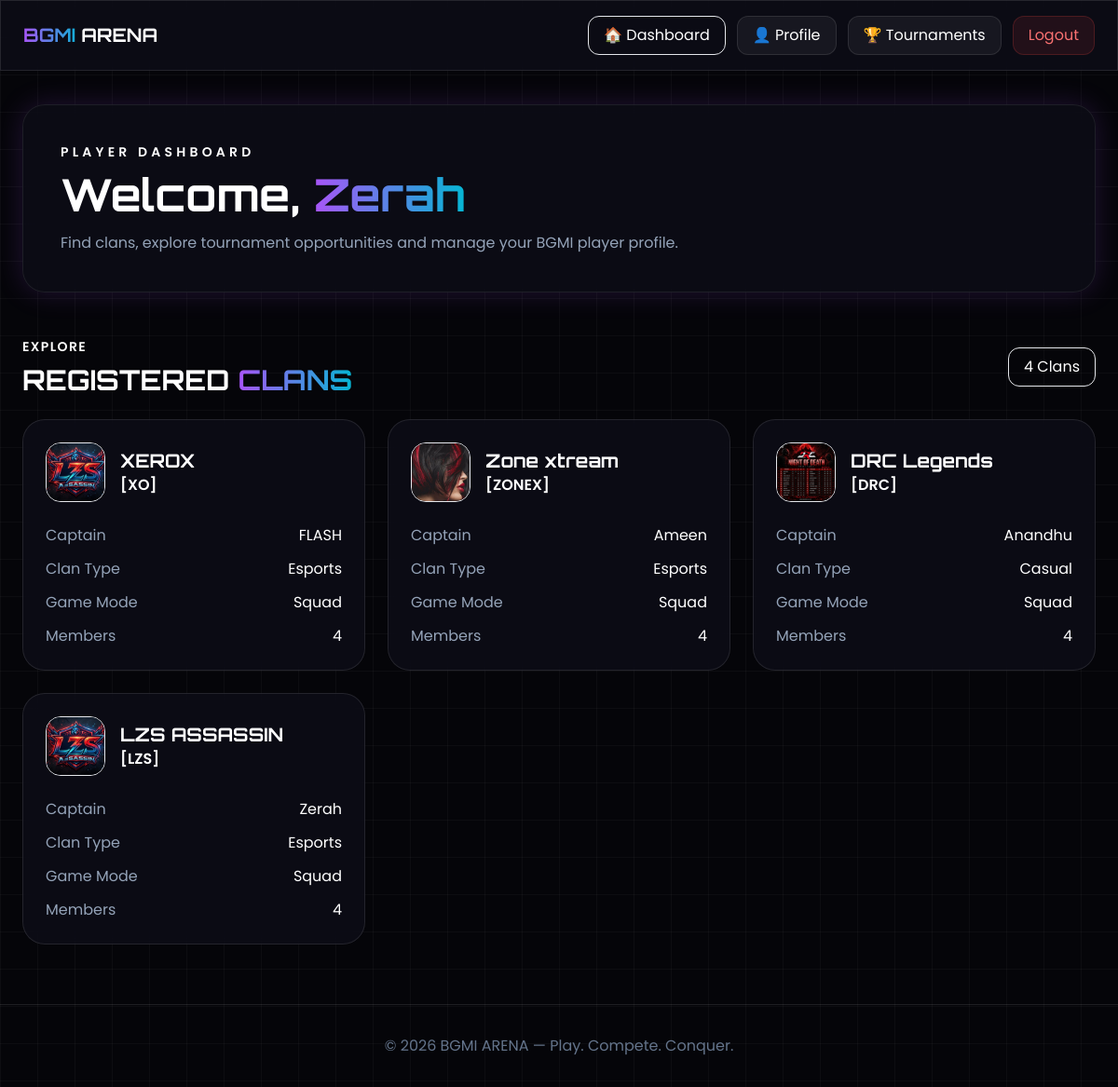
Screenshot of /players/player-dashboard/ (signed in) with the database file from the repository.
### Guest/models.py (models this page shows, shortened)
class PlayerRegistration(models.Model):
    GAME_MODE_CHOICES = [('solo', 'Solo'),('duo', 'Duo'),('squad', 'Squad'),]
    PLAYER_ROLE_CHOICES = [('assault', 'Assault'),('sniper', 'Sniper'),('support', 'Support'),('igl', 'IGL'),]
    full_name = models.CharField(max_length=100)
    username = models.CharField(max_length=50, unique=True)
    email = models.EmailField(unique=True)
    phone = models.CharField(max_length=10)
    bgmi_id = models.CharField(max_length=50, unique=True)
    in_game_name = models.CharField(max_length=100)
    game_mode = models.CharField(max_length=10,choices=GAME_MODE_CHOICES)
    player_role = models.CharField(max_length=20,choices=PLAYER_ROLE_CHOICES,blank=True,null=True)
    profile_image = models.ImageField(upload_to='player_profiles/',blank=True,null=True)
    password = models.CharField(max_length=128)
    created_at = models.DateTimeField(auto_now_add=True)

class ClanRegistration(models.Model):
    CLAN_TYPE_CHOICES = [
        ('competitive', 'Competitive'),
        ('casual', 'Casual'),
        ('esports', 'Esports'),
    ]
    GAME_MODE_CHOICES = [
        ('duo', 'Duo'),
        ('squad', 'Squad'),
    ]
    MEMBER_COUNT_CHOICES = [
        (2, '2 Members'),
        (3, '3 Members'),
        (4, '4 Members'),
    ]
    clan_name = models.CharField(max_length=100)
    clan_tag = models.CharField(max_length=6, unique=True)
    captain_name = models.CharField(max_length=100)
    email = models.EmailField(unique=True)
    phone = models.CharField(max_length=10)
    clan_type = models.CharField(
        max_length=20,
        choices=CLAN_TYPE_CHOICES
    )
    captain_bgmi_id = models.CharField(
        max_length=50,
        unique=True
    )
    game_mode = models.CharField(
        max_length=10,
        choices=GAME_MODE_CHOICES
    )
    member_count = models.PositiveIntegerField(
        choices=MEMBER_COUNT_CHOICES
    )
    location = models.CharField(
        max_length=100,
        blank=True,
        null=True
    )
    description = models.TextField(
        blank=True,
        null=True
    )
    clan_logo = models.ImageField(
        upload_to='clan_logos/',
        blank=True,
        null=True
    )
    password = models.CharField(max_length=128)
    is_verified = models.BooleanField(default=False)
    created_at = models.DateTimeField(auto_now_add=True)

### Players/views.py (the view)
# urls.py: path("player-dashboard/",views.player_dashboard,name="player_dashboard"),
def player_dashboard(request):
    if request.session.get("user_type") != "player":
        return redirect("login")
    player_id = request.session.get("player_id")
    if not player_id:
        return redirect("login")
    try:
        player = PlayerRegistration.objects.get(id=player_id)
    except PlayerRegistration.DoesNotExist:
        request.session.flush()
        return redirect("login")
    clans = ClanRegistration.objects.all().order_by("-id")
    return render(
        request,
        "Players/player_dashboard.html",
        {
            "player": player,
            "clans": clans
        }
    )

### Players/templates/Players/player_dashboard.html (shortened to what this page needs)
<!DOCTYPE html>
<html lang="en">
<head>
    <script src="https://cdn.tailwindcss.com"></script>
</head>
<body class="text-white font-poppins grid-bg min-h-screen">
    <nav class="fixed top-0 left-0 right-0 z-50
            glass border-b border-white/10">
    <div class="max-w-7xl mx-auto px-6 py-4
                flex items-center justify-between">
        <a href="{% url 'player_dashboard' %}"
           class="font-orbitron text-xl font-bold">
            <span class="gradient-text">
                BGMI
            </span>
            <span class="text-white">
                ARENA
            </span>
        </a>
        <div class="flex items-center gap-3">
            <a href="{% url 'player_dashboard' %}"
               class="px-4 py-2 rounded-xl
                      bg-purple-600/20
                      border border-purple-500/30
                      hover:bg-purple-600/40
                      transition">
                🏠 Dashboard
            </a>
            <a href="{% url 'player_profile' %}"
               class="px-4 py-2 rounded-xl
                      bg-white/5
                      border border-white/10
                      hover:bg-purple-600/20
                      transition">
                👤 Profile
            </a>
            <a href="{% url 'view_tournament' %}"
               class="px-4 py-2 rounded-xl
                      bg-white/5
                      border border-white/10
                      hover:bg-purple-600/20
                      transition">
                🏆 Tournaments
            </a>
            <a href="{% url 'logout' %}"
               class="px-4 py-2 rounded-xl
                      bg-red-500/10
                      border border-red-500/20
                      text-red-400
                      hover:bg-red-500
                      hover:text-white
                      transition">
                Logout
            </a>
        </div>
    </div>
</nav>
    <main class="pt-28 pb-16">
        <div class="max-w-7xl mx-auto px-6">
            <section class="mb-10">
                <div class="glass rounded-3xl
                        p-8 md:p-10
                        glow-purple">
                    <p class="text-purple-400
                          uppercase
                          tracking-[0.3em]
                          text-sm
                          font-semibold">
                        PLAYER DASHBOARD
                    </p>
                    <h1 class="mt-3
                           text-3xl md:text-5xl
                           font-orbitron
                           font-bold">
                        Welcome,
                        <span class="gradient-text">
                            {{ player.in_game_name }}
                        </span>
                    </h1>
                    <p class="mt-4
                          text-slate-400
                          max-w-2xl">
                        Find clans, explore tournament opportunities
                        and manage your BGMI player profile.
                    </p>
                </div>
            </section>
            <section class="mt-12">
                <div class="flex items-center
                        justify-between mb-6">
                    <div>
                        <p class="text-cyan-400
                              uppercase
                              tracking-widest
                              text-sm
                              font-semibold">
                            EXPLORE
                        </p>
                        <h2 class="text-3xl
                               font-bold
                               font-orbitron
                               mt-2">
                            REGISTERED
                            <span class="gradient-text">
                                CLANS
                            </span>
                        </h2>
                    </div>
                    <div class="px-4 py-2 rounded-xl
                            bg-purple-500/10
                            border border-purple-500/20
                            text-purple-400">
                        {{ clans|length }} Clans
                    </div>
                </div>
                {% if clans %}
                <div class="grid grid-cols-1
                        md:grid-cols-2
                        lg:grid-cols-3
                        gap-6">
                    {% for clan in clans %}
                    <div class="glass rounded-3xl
                            overflow-hidden
                            border border-white/10
                            hover:border-purple-500/50
                            transition duration-300">
                        <div class="p-6">
                            <div class="flex items-center gap-4">
                                <div class="w-16 h-16 rounded-2xl
                                        bg-purple-500/10
                                        border border-purple-500/20
                                        flex items-center
                                        justify-center
                                        overflow-hidden">
                                    {% if clan.clan_logo %}
                                    <img src="{{ clan.clan_logo.url }}" alt="{{ clan.clan_name }}"
                                        class="w-full h-full object-cover">
                                    {% else %}
                                    <span class="text-3xl">
                                        🛡️
                                    </span>
                                    {% endif %}
                                </div>
                                <div>
                                    <h3 class="text-xl
                                           font-bold
                                           font-orbitron">
                                        {{ clan.clan_name }}
                                    </h3>
                                    <p class="text-purple-400
                                          font-semibold">
                                        [{{ clan.clan_tag }}]
                                    </p>
                                </div>
                            </div>
                            <div class="mt-6 space-y-3">
                                <div class="flex justify-between">
                                    <span class="text-slate-400">
                                        Captain
                                    </span>
                                    <span>
                                        {{ clan.captain_name }}
                                    </span>
                                </div>
                                <div class="flex justify-between">
                                    <span class="text-slate-400">
                                        Clan Type
                                    </span>
                                    <span class="text-purple-400">
                                        {{ clan.get_clan_type_display }}
                                    </span>
                                </div>
                                <div class="flex justify-between">
                                    <span class="text-slate-400">
                                        Game Mode
                                    </span>
                                    <span class="text-cyan-400">
                                        {{ clan.get_game_mode_display }}
                                    </span>
                                </div>
                                <div class="flex justify-between">
                                    <span class="text-slate-400">
                                        Members
                                    </span>
                                    <span>
                                        {{ clan.member_count }}
                                    </span>
                                </div>
                            </div>
                        </div>
                    </div>
                    {% endfor %}
                </div>
                {% endif %}
            </section>
        </div>
    </main>
    <footer class="border-t
               border-white/10
               py-8
               text-center
               text-slate-500">
        <p>
            © 2026
            <span class="text-purple-400">
                BGMI ARENA
            </span>
            — Play. Compete. Conquer.
        </p>
    </footer>
</body>
</html>

### Players/templates/Players/player_dashboard.html (style rules this page uses)
body { background: radial-gradient(circle at top left, rgba(168, 85, 247, 0.15), transparent 35%), radial-gradient(circle at bottom right, rgba(6, 182, 212, 0.12), transparent 35%), #050509; }
.grid-bg { background-image: linear-gradient(rgba(255, 255, 255, 0.03) 1px, transparent 1px), linear-gradient(90deg, rgba(255, 255, 255, 0.03) 1px, transparent 1px); background-size: 40px 40px; }
.glass { background: rgba(15, 15, 25, 0.72); backdrop-filter: blur(14px); border: 1px solid rgba(255, 255, 255, 0.08); }
.gradient-text { background: linear-gradient(90deg, #a855f7, #06b6d4); -webkit-background-clip: text; -webkit-text-fill-color: transparent; }
.glow-purple { box-shadow: 0 0 30px rgba(168, 85, 247, 0.18); }

### rows the page displays
PlayerRegistration: in_game_name "Zerah"
ClanRegistration: clan_logo (picture), clan_name "XEROX", clan_tag "XO", captain_name "FLASH", clan_type "Esports", game_mode "Squad", member_count "4"
ClanRegistration: clan_logo (picture), clan_name "Zone xtream", clan_tag "ZONEX", captain_name "Ameen", clan_type "Esports", game_mode "Squad", member_count "4"
ClanRegistration: clan_logo (picture), clan_name "DRC Legends", clan_tag "DRC", captain_name "Anandhu", clan_type "Casual", game_mode "Squad", member_count "4"
ClanRegistration: clan_logo (picture), clan_name "LZS ASSASSIN", clan_tag "LZS", captain_name "Zerah", clan_type "Esports", game_mode "Squad", member_count "4"

### other values shown
{{ clans|length }} "4"
